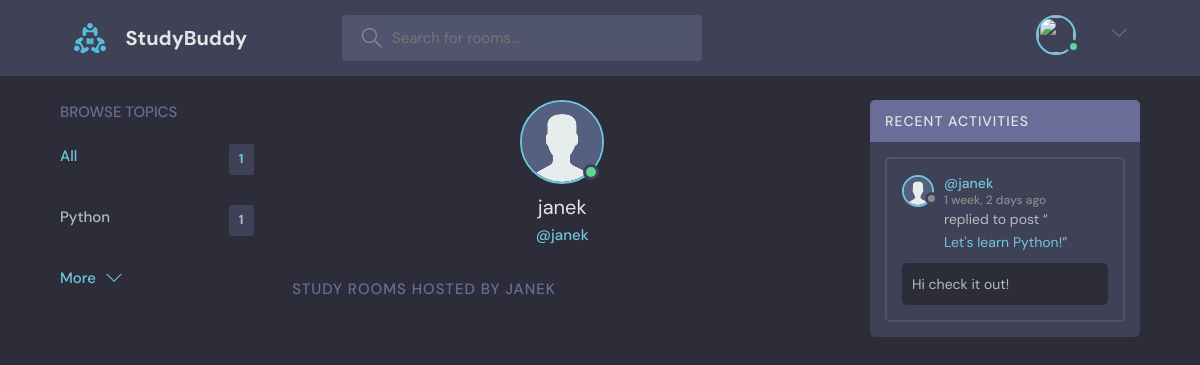
Page /profile/2/ on the earlier database version.
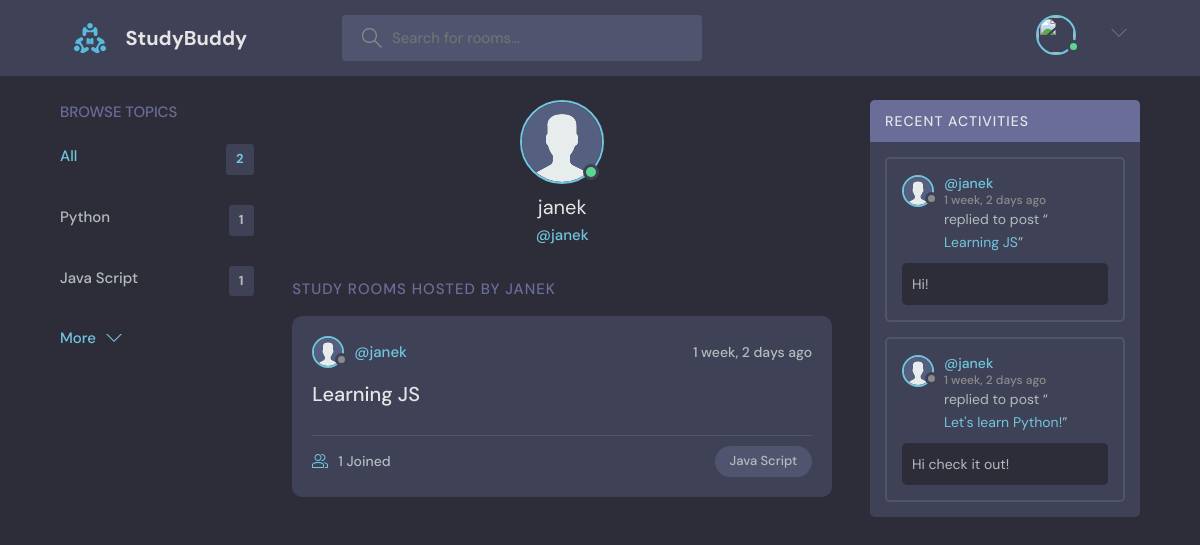
Same page on the later database version.
### base/models.py (models this page shows, shortened)
class Topic(models.Model):
    name = models.CharField(max_length=200)

class Message(models.Model):
    user = models.ForeignKey(User, on_delete=models.CASCADE)
    room = models.ForeignKey(Room, on_delete=models.CASCADE) #Jeśli usuniemy room usuwamy messages
    body = models.TextField()
    updated = models.DateTimeField(auto_now=True)
    created = models.DateTimeField(auto_now_add=True) #zapisuje tylko pierwsze stworzenie
    class Meta:
        ordering = ['-updated', '-created']

class User(AbstractUser):
    name = models.CharField(max_length = 200, null = True)
    email = models.EmailField(unique = True, null=True)
    bio = models.TextField(null=True)
    avatar = models.ImageField(null=True, default="avatar.svg")
    USERNAME_FIELD = 'email'
    REQUIRED_FIELDS = []

class Room(models.Model):
    host = models.ForeignKey(User, on_delete=models.SET_NULL, null=True)
    topic = models.ForeignKey(Topic, on_delete=models.SET_NULL, null=True)
    name = models.CharField(max_length=200)
    description = models.TextField(null=True, blank=True) #Może powstać bez opisu
    participants = models.ManyToManyField(User, related_name='participants', blank=True)
    updated = models.DateTimeField(auto_now=True)
    created = models.DateTimeField(auto_now_add=True) #zapisuje tylko pierwsze stworzenie
    class Meta:
        ordering = ['-updated', '-created']
    def __str__(self):
        return self.name

### base/views.py (the view)
# urls.py: path('profile/<str:pk>/', views.userProfile, name="user-profile"),
def userProfile(request, pk):
    user = User.objects.get(id=pk)
    rooms = user.room_set.all() #Wszystkie dzieci usera
    room_messages = user.message_set.all()
    topics = Topic.objects.all()
    context = {'user': user, 'rooms': rooms,
                'room_messages': room_messages,
                'topics': topics}
    return render(request, 'base/profile.html', context)

### base/templates/base/profile.html (shortened to what this page needs)
{% extends 'main.html' %}
{% block content %}
  <main class="profile-page layout layout--3">
    <div class="container">
      {% include 'base/topic_component.html' %}
      <div class="roomList">
        <div class="profile">
          <div class="profile__avatar">
            <div class="avatar avatar--large active">
              <img src="{{user.avatar.url}}" />
            </div>
          </div>
          <div class="profile__info">
            <h3>{{user.username}}</h3>
            <p>@{{user.username}}</p>
          </div>
        </div>
        <div class="roomList__header">
          <div>
            <h2>Study Rooms Hosted by {{user.username}} </a>
            </h2>
          </div>
        </div>
        {% include 'base/feed_component.html' %}
      </div>
      {% include 'base/activity_component.html' %}
    </div>
  </main>
{% endblock content %}

### base/templates/base/topic_component.html
<div class="topics">
    <div class="topics__header">
      <h2>Browse Topics</h2>
    </div>
    <ul class="topics__list">
      <li>
        <a href="{% url 'home' %}" class="active">All <span>{{topics.count}}</span></a>
      </li>
      {% for topic in topics %}
      <li>
        <a href="{% url 'home' %}?q={{topic.name}}"> {{topic.name}}<span>{{topic.room_set.all.count}}</span></a>
      </li>
      {% endfor %}
    </ul>
    <a class="btn btn--link" href="{% url 'topics' %}">
      More
      <svg version="1.1" xmlns="http://www.w3.org/2000/svg" width="32" height="32" viewBox="0 0 32 32">
        <title>chevron-down</title>
        <path d="M16 21l-13-13h-3l16 16 16-16h-3l-13 13z"></path>
      </svg>
    </a>
  </div>

### base/templates/base/feed_component.html (shortened to what this page needs)
{% for room in rooms %}
<div class="roomListRoom">
    <div class="roomListRoom__header">
      <a href="{% url 'user-profile' room.host.id %}" class="roomListRoom__author">
        <div class="avatar avatar--small">
          <img src="{{room.host.avatar.url}}" />
        </div>
        <span>@{{room.host.username}}</span>
      </a>
      <div class="roomListRoom__actions">
        <span>{{room.created|timesince}} ago</span>
      </div>
    </div>
    <div class="roomListRoom__content">
      <a href="{% url 'room' room.id %}">{{room.name}}</a>
    </div>
    <div class="roomListRoom__meta">
      <a href="{% url 'room' room.id %}" class="roomListRoom__joined">
        {{room.participants.all.count}} Joined
      </a>
      <p class="roomListRoom__topic">{{room.topic.name}}</p>
    </div>
</div>
{% endfor %}

### base/templates/base/activity_component.html (shortened to what this page needs)
<div class="activities">
    <div class="activities__header">
        <h2>Recent Activities</h2>
    </div>
    {% for message in room_messages %}
    <div class="activities__box">
        <div class="activities__boxHeader roomListRoom__header">
            <a href="{% url 'user-profile' message.user.id %}" class="roomListRoom__author">
                <div class="avatar avatar--small">
                    <img src="{{message.user.avatar.url}}" />
                </div>
                <p>
                    @{{message.user.username}}
                    <span>{{message.created|timesince}} ago</span>
                </p>
            </a>
        </div>
        <div class="activities__boxContent">
            <p>replied to post “<a href="{% url 'room' message.room.id %}">{{message.room}}</a>”</p>
            <div class="activities__boxRoomContent">{{message.body}}</div>
        </div>
    </div>
    {% endfor %}
</div>

Differences in the rows shown:
added Topic: name "Java Script", room_set.all.count "1"
added Room: host.avatar (placeholder picture), host.username "janek", created "1 week, 2 days", name "Learning JS", participants.all.count "1", topic.name "Java Script"
added Message: user.avatar (placeholder picture), user.username "janek", created "1 week, 2 days", room "Learning JS", body "Hi!"
Other differences:
{{ topics.count }}: "1" → "2"
